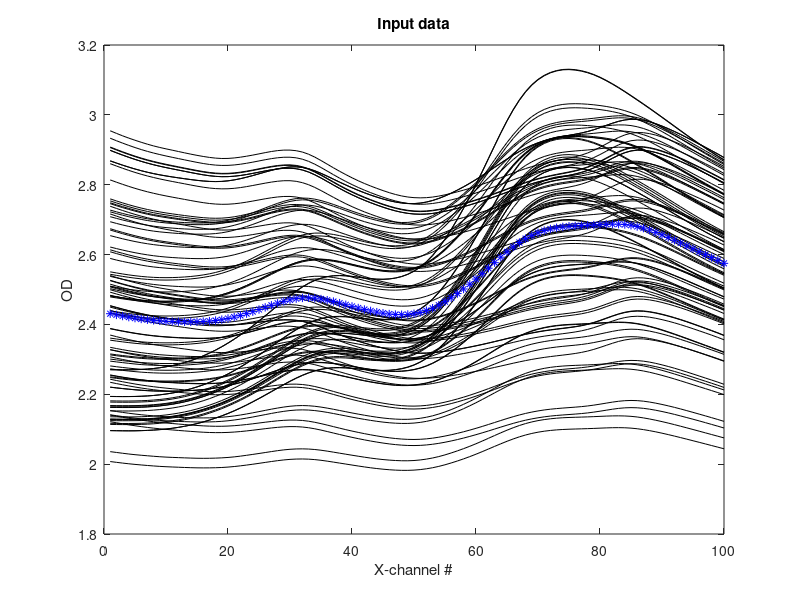

Write the MATLAB code that produced this figure.
% File EMSCMakeRef.m
% Purpose: Generate weights
clear all,close all
OutFileName='EMSC_Ref'
load EMSC_Z
[nObj,nXVar]=size(Matrix);

OD=Matrix;MeanOD=mean(OD);
figure, plot(OD','k'), hold on
plot(MeanOD,'b*')
xlabel('X-channel #'),ylabel('OD'), Titl=['Input data'];title(Titl)

ObjLabels='Ref=mean';
Matrix=MeanOD;

OK=input(['Should this be saved to file ',OutFileName,' ? 1=OK '])
if OK==1
    txt=['save ', OutFileName,' Matrix ObjLabels VarLabels'];disp(txt)
    eval(txt)
end %if 
